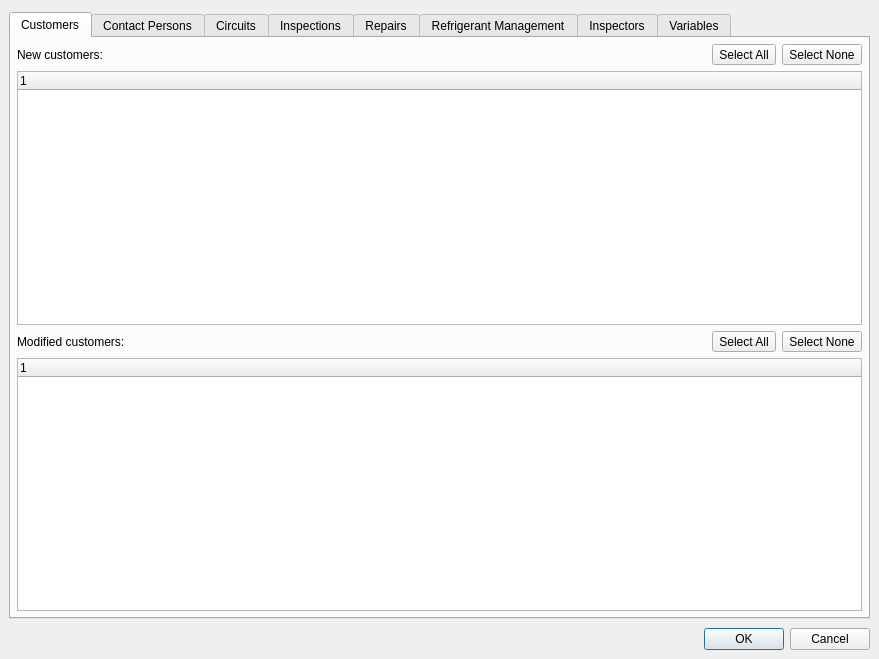
<?xml version="1.0" encoding="UTF-8"?>
<ui version="4.0">
 <author>Matus &amp; Michal Tomlein</author>
 <class>ImportDialogue</class>
 <widget class="QDialog" name="ImportDialogue">
  <property name="geometry">
   <rect>
    <x>0</x>
    <y>0</y>
    <width>879</width>
    <height>659</height>
   </rect>
  </property>
  <property name="minimumSize">
   <size>
    <width>640</width>
    <height>300</height>
   </size>
  </property>
  <property name="windowTitle">
   <string>Import data - Leaklog</string>
  </property>
  <property name="windowIcon">
   <iconset resource="../rc/resources.qrc">
    <normaloff>:/images/images/import.png</normaloff>:/images/images/import.png</iconset>
  </property>
  <layout class="QVBoxLayout" name="verticalLayout_2">
   <property name="spacing">
    <number>9</number>
   </property>
   <property name="leftMargin">
    <number>9</number>
   </property>
   <property name="topMargin">
    <number>12</number>
   </property>
   <property name="rightMargin">
    <number>9</number>
   </property>
   <property name="bottomMargin">
    <number>9</number>
   </property>
   <item>
    <widget class="QTabWidget" name="tbw_main">
     <property name="currentIndex">
      <number>0</number>
     </property>
     <widget class="QWidget" name="tab_customers">
      <attribute name="title">
       <string>Customers</string>
      </attribute>
      <layout class="QVBoxLayout" name="verticalLayout_3">
       <item>
        <layout class="QHBoxLayout" name="horizontalLayout">
         <item>
          <widget class="QLabel" name="lbl_customers_new">
           <property name="text">
            <string>New customers:</string>
           </property>
          </widget>
         </item>
         <item>
          <widget class="QToolButton" name="tbtn_customers_new_selectall">
           <property name="text">
            <string>Select All</string>
           </property>
          </widget>
         </item>
         <item>
          <widget class="QToolButton" name="tbtn_customers_new_selectnone">
           <property name="text">
            <string>Select None</string>
           </property>
          </widget>
         </item>
        </layout>
       </item>
       <item>
        <widget class="QTreeWidget" name="trw_customers_new">
         <property name="editTriggers">
          <set>QAbstractItemView::NoEditTriggers</set>
         </property>
         <property name="alternatingRowColors">
          <bool>true</bool>
         </property>
         <property name="indentation">
          <number>0</number>
         </property>
         <property name="uniformRowHeights">
          <bool>true</bool>
         </property>
         <column>
          <property name="text">
           <string notr="true">1</string>
          </property>
         </column>
        </widget>
       </item>
       <item>
        <layout class="QHBoxLayout" name="horizontalLayout_2">
         <item>
          <widget class="QLabel" name="lbl_customers_modified">
           <property name="text">
            <string>Modified customers:</string>
           </property>
          </widget>
         </item>
         <item>
          <widget class="QToolButton" name="tbtn_customers_modified_selectall">
           <property name="text">
            <string>Select All</string>
           </property>
          </widget>
         </item>
         <item>
          <widget class="QToolButton" name="tbtn_customers_modified_selectnone">
           <property name="text">
            <string>Select None</string>
           </property>
          </widget>
         </item>
        </layout>
       </item>
       <item>
        <widget class="QTreeWidget" name="trw_customers_modified">
         <property name="editTriggers">
          <set>QAbstractItemView::NoEditTriggers</set>
         </property>
         <property name="alternatingRowColors">
          <bool>true</bool>
         </property>
         <property name="indentation">
          <number>0</number>
         </property>
         <property name="uniformRowHeights">
          <bool>true</bool>
         </property>
         <column>
          <property name="text">
           <string notr="true">1</string>
          </property>
         </column>
        </widget>
       </item>
      </layout>
     </widget>
     <widget class="QWidget" name="tab_persons">
      <attribute name="title">
       <string>Contact Persons</string>
      </attribute>
      <layout class="QVBoxLayout" name="verticalLayout_31">
       <item>
        <layout class="QHBoxLayout" name="horizontalLayout_14">
         <item>
          <widget class="QLabel" name="lbl_persons_new">
           <property name="text">
            <string>New contact persons:</string>
           </property>
          </widget>
         </item>
         <item>
          <widget class="QToolButton" name="tbtn_persons_new_selectall">
           <property name="text">
            <string>Select All</string>
           </property>
          </widget>
         </item>
         <item>
          <widget class="QToolButton" name="tbtn_persons_new_selectnone">
           <property name="text">
            <string>Select None</string>
           </property>
          </widget>
         </item>
        </layout>
       </item>
       <item>
        <widget class="QTreeWidget" name="trw_persons_new">
         <property name="editTriggers">
          <set>QAbstractItemView::NoEditTriggers</set>
         </property>
         <property name="alternatingRowColors">
          <bool>true</bool>
         </property>
         <property name="indentation">
          <number>0</number>
         </property>
         <property name="uniformRowHeights">
          <bool>true</bool>
         </property>
         <column>
          <property name="text">
           <string notr="true">1</string>
          </property>
         </column>
        </widget>
       </item>
       <item>
        <layout class="QHBoxLayout" name="horizontalLayout_13">
         <item>
          <widget class="QLabel" name="lbl_persons_modified">
           <property name="text">
            <string>Modified contact persons:</string>
           </property>
          </widget>
         </item>
         <item>
          <widget class="QToolButton" name="tbtn_persons_modified_selectall">
           <property name="text">
            <string>Select All</string>
           </property>
          </widget>
         </item>
         <item>
          <widget class="QToolButton" name="tbtn_persons_modified_selectnone">
           <property name="text">
            <string>Select None</string>
           </property>
          </widget>
         </item>
        </layout>
       </item>
       <item>
        <widget class="QTreeWidget" name="trw_persons_modified">
         <property name="editTriggers">
          <set>QAbstractItemView::NoEditTriggers</set>
         </property>
         <property name="alternatingRowColors">
          <bool>true</bool>
         </property>
         <property name="indentation">
          <number>0</number>
         </property>
         <property name="uniformRowHeights">
          <bool>true</bool>
         </property>
         <column>
          <property name="text">
           <string notr="true">1</string>
          </property>
         </column>
        </widget>
       </item>
      </layout>
     </widget>
     <widget class="QWidget" name="tab_circuits">
      <attribute name="title">
       <string>Circuits</string>
      </attribute>
      <layout class="QVBoxLayout" name="verticalLayout_4">
       <item>
        <layout class="QHBoxLayout" name="horizontalLayout_4">
         <item>
          <widget class="QLabel" name="lbl_circuits_new">
           <property name="text">
            <string>New circuits:</string>
           </property>
          </widget>
         </item>
         <item>
          <widget class="QToolButton" name="tbtn_circuits_new_selectall">
           <property name="text">
            <string>Select All</string>
           </property>
          </widget>
         </item>
         <item>
          <widget class="QToolButton" name="tbtn_circuits_new_selectnone">
           <property name="text">
            <string>Select None</string>
           </property>
          </widget>
         </item>
        </layout>
       </item>
       <item>
        <widget class="QTreeWidget" name="trw_circuits_new">
         <property name="editTriggers">
          <set>QAbstractItemView::NoEditTriggers</set>
         </property>
         <property name="alternatingRowColors">
          <bool>true</bool>
         </property>
         <property name="uniformRowHeights">
          <bool>true</bool>
         </property>
         <column>
          <property name="text">
           <string notr="true">1</string>
          </property>
         </column>
        </widget>
       </item>
       <item>
        <layout class="QHBoxLayout" name="horizontalLayout_3">
         <item>
          <widget class="QLabel" name="lbl_circuits_modified">
           <property name="text">
            <string>Modified circuits:</string>
           </property>
          </widget>
         </item>
         <item>
          <widget class="QToolButton" name="tbtn_circuits_modified_selectall">
           <property name="text">
            <string>Select All</string>
           </property>
          </widget>
         </item>
         <item>
          <widget class="QToolButton" name="tbtn_circuits_modified_selectnone">
           <property name="text">
            <string>Select None</string>
           </property>
          </widget>
         </item>
        </layout>
       </item>
       <item>
        <widget class="QTreeWidget" name="trw_circuits_modified">
         <property name="editTriggers">
          <set>QAbstractItemView::NoEditTriggers</set>
         </property>
         <property name="alternatingRowColors">
          <bool>true</bool>
         </property>
         <property name="uniformRowHeights">
          <bool>true</bool>
         </property>
         <column>
          <property name="text">
           <string notr="true">1</string>
          </property>
         </column>
        </widget>
       </item>
      </layout>
     </widget>
     <widget class="QWidget" name="tab_inspections">
      <attribute name="title">
       <string>Inspections</string>
      </attribute>
      <layout class="QVBoxLayout" name="verticalLayout_5">
       <item>
        <layout class="QHBoxLayout" name="horizontalLayout_6">
         <item>
          <widget class="QLabel" name="lbl_inspections_new">
           <property name="text">
            <string>New inspections:</string>
           </property>
          </widget>
         </item>
         <item>
          <widget class="QToolButton" name="tbtn_inspections_new_selectall">
           <property name="text">
            <string>Select All</string>
           </property>
          </widget>
         </item>
         <item>
          <widget class="QToolButton" name="tbtn_inspections_new_selectnone">
           <property name="text">
            <string>Select None</string>
           </property>
          </widget>
         </item>
        </layout>
       </item>
       <item>
        <widget class="QTreeWidget" name="trw_inspections_new">
         <property name="editTriggers">
          <set>QAbstractItemView::NoEditTriggers</set>
         </property>
         <property name="alternatingRowColors">
          <bool>true</bool>
         </property>
         <column>
          <property name="text">
           <string notr="true">1</string>
          </property>
         </column>
        </widget>
       </item>
       <item>
        <layout class="QHBoxLayout" name="horizontalLayout_5">
         <item>
          <widget class="QLabel" name="lbl_inspections_modified">
           <property name="text">
            <string>Modified inspections:</string>
           </property>
          </widget>
         </item>
         <item>
          <widget class="QToolButton" name="tbtn_inspections_modified_selectall">
           <property name="text">
            <string>Select All</string>
           </property>
          </widget>
         </item>
         <item>
          <widget class="QToolButton" name="tbtn_inspections_modified_selectnone">
           <property name="text">
            <string>Select None</string>
           </property>
          </widget>
         </item>
        </layout>
       </item>
       <item>
        <widget class="QTreeWidget" name="trw_inspections_modified">
         <property name="editTriggers">
          <set>QAbstractItemView::NoEditTriggers</set>
         </property>
         <property name="alternatingRowColors">
          <bool>true</bool>
         </property>
         <column>
          <property name="text">
           <string notr="true">1</string>
          </property>
         </column>
        </widget>
       </item>
      </layout>
     </widget>
     <widget class="QWidget" name="tab_repairs">
      <attribute name="title">
       <string>Repairs</string>
      </attribute>
      <layout class="QVBoxLayout" name="verticalLayout_6">
       <item>
        <layout class="QHBoxLayout" name="horizontalLayout_7">
         <item>
          <widget class="QLabel" name="lbl_repairs_new">
           <property name="text">
            <string>New repairs:</string>
           </property>
          </widget>
         </item>
         <item>
          <widget class="QToolButton" name="tbtn_repairs_new_selectall">
           <property name="text">
            <string>Select All</string>
           </property>
          </widget>
         </item>
         <item>
          <widget class="QToolButton" name="tbtn_repairs_new_selectnone">
           <property name="text">
            <string>Select None</string>
           </property>
          </widget>
         </item>
        </layout>
       </item>
       <item>
        <widget class="QTreeWidget" name="trw_repairs_new">
         <property name="editTriggers">
          <set>QAbstractItemView::NoEditTriggers</set>
         </property>
         <property name="alternatingRowColors">
          <bool>true</bool>
         </property>
         <property name="indentation">
          <number>0</number>
         </property>
         <property name="uniformRowHeights">
          <bool>true</bool>
         </property>
         <column>
          <property name="text">
           <string notr="true">1</string>
          </property>
         </column>
        </widget>
       </item>
       <item>
        <layout class="QHBoxLayout" name="horizontalLayout_8">
         <item>
          <widget class="QLabel" name="lbl_repairs_modified">
           <property name="text">
            <string>Modified repairs:</string>
           </property>
          </widget>
         </item>
         <item>
          <widget class="QToolButton" name="tbtn_repairs_modified_selectall">
           <property name="text">
            <string>Select All</string>
           </property>
          </widget>
         </item>
         <item>
          <widget class="QToolButton" name="tbtn_repairs_modified_selectnone">
           <property name="text">
            <string>Select None</string>
           </property>
          </widget>
         </item>
        </layout>
       </item>
       <item>
        <widget class="QTreeWidget" name="trw_repairs_modified">
         <property name="editTriggers">
          <set>QAbstractItemView::NoEditTriggers</set>
         </property>
         <property name="alternatingRowColors">
          <bool>true</bool>
         </property>
         <property name="indentation">
          <number>0</number>
         </property>
         <property name="uniformRowHeights">
          <bool>true</bool>
         </property>
         <column>
          <property name="text">
           <string notr="true">1</string>
          </property>
         </column>
        </widget>
       </item>
      </layout>
     </widget>
     <widget class="QWidget" name="tab_refrigerant_management">
      <attribute name="title">
       <string>Refrigerant Management</string>
      </attribute>
      <layout class="QVBoxLayout" name="verticalLayout_8">
       <item>
        <layout class="QHBoxLayout" name="horizontalLayout_11">
         <item>
          <widget class="QLabel" name="lbl_refrigerant_management_new">
           <property name="text">
            <string>New records of refrigerant management:</string>
           </property>
          </widget>
         </item>
         <item>
          <widget class="QToolButton" name="tbtn_refrigerant_management_new_selectall">
           <property name="text">
            <string>Select All</string>
           </property>
          </widget>
         </item>
         <item>
          <widget class="QToolButton" name="tbtn_refrigerant_management_new_selectnone">
           <property name="text">
            <string>Select None</string>
           </property>
          </widget>
         </item>
        </layout>
       </item>
       <item>
        <widget class="QTreeWidget" name="trw_refrigerant_management_new">
         <property name="editTriggers">
          <set>QAbstractItemView::NoEditTriggers</set>
         </property>
         <property name="alternatingRowColors">
          <bool>true</bool>
         </property>
         <property name="indentation">
          <number>0</number>
         </property>
         <property name="uniformRowHeights">
          <bool>true</bool>
         </property>
         <column>
          <property name="text">
           <string notr="true">1</string>
          </property>
         </column>
        </widget>
       </item>
       <item>
        <layout class="QHBoxLayout" name="horizontalLayout_12">
         <item>
          <widget class="QLabel" name="lbl_refrigerant_management_modified">
           <property name="text">
            <string>Modified records of refrigerant management:</string>
           </property>
          </widget>
         </item>
         <item>
          <widget class="QToolButton" name="tbtn_refrigerant_management_modified_selectall">
           <property name="text">
            <string>Select All</string>
           </property>
          </widget>
         </item>
         <item>
          <widget class="QToolButton" name="tbtn_refrigerant_management_modified_selectnone">
           <property name="text">
            <string>Select None</string>
           </property>
          </widget>
         </item>
        </layout>
       </item>
       <item>
        <widget class="QTreeWidget" name="trw_refrigerant_management_modified">
         <property name="editTriggers">
          <set>QAbstractItemView::NoEditTriggers</set>
         </property>
         <property name="alternatingRowColors">
          <bool>true</bool>
         </property>
         <property name="indentation">
          <number>0</number>
         </property>
         <property name="uniformRowHeights">
          <bool>true</bool>
         </property>
         <column>
          <property name="text">
           <string notr="true">1</string>
          </property>
         </column>
        </widget>
       </item>
      </layout>
     </widget>
     <widget class="QWidget" name="tab_inspectors">
      <attribute name="title">
       <string>Inspectors</string>
      </attribute>
      <layout class="QVBoxLayout" name="verticalLayout_7">
       <item>
        <layout class="QHBoxLayout" name="horizontalLayout_10">
         <item>
          <widget class="QLabel" name="lbl_inspectors_new">
           <property name="text">
            <string>New inspectors:</string>
           </property>
          </widget>
         </item>
         <item>
          <widget class="QToolButton" name="tbtn_inspectors_new_selectall">
           <property name="text">
            <string>Select All</string>
           </property>
          </widget>
         </item>
         <item>
          <widget class="QToolButton" name="tbtn_inspectors_new_selectnone">
           <property name="text">
            <string>Select None</string>
           </property>
          </widget>
         </item>
        </layout>
       </item>
       <item>
        <widget class="QTreeWidget" name="trw_inspectors_new">
         <property name="editTriggers">
          <set>QAbstractItemView::NoEditTriggers</set>
         </property>
         <property name="alternatingRowColors">
          <bool>true</bool>
         </property>
         <property name="indentation">
          <number>0</number>
         </property>
         <property name="uniformRowHeights">
          <bool>true</bool>
         </property>
         <column>
          <property name="text">
           <string notr="true">1</string>
          </property>
         </column>
        </widget>
       </item>
       <item>
        <layout class="QHBoxLayout" name="horizontalLayout_9">
         <item>
          <widget class="QLabel" name="lbl_inspectors_modified">
           <property name="text">
            <string>Modified inspectors:</string>
           </property>
          </widget>
         </item>
         <item>
          <widget class="QToolButton" name="tbtn_inspectors_modified_selectall">
           <property name="text">
            <string>Select All</string>
           </property>
          </widget>
         </item>
         <item>
          <widget class="QToolButton" name="tbtn_inspectors_modified_selectnone">
           <property name="text">
            <string>Select None</string>
           </property>
          </widget>
         </item>
        </layout>
       </item>
       <item>
        <widget class="QTreeWidget" name="trw_inspectors_modified">
         <property name="editTriggers">
          <set>QAbstractItemView::NoEditTriggers</set>
         </property>
         <property name="alternatingRowColors">
          <bool>true</bool>
         </property>
         <property name="indentation">
          <number>0</number>
         </property>
         <property name="uniformRowHeights">
          <bool>true</bool>
         </property>
         <column>
          <property name="text">
           <string notr="true">1</string>
          </property>
         </column>
        </widget>
       </item>
      </layout>
     </widget>
     <widget class="QWidget" name="tab_variables">
      <attribute name="title">
       <string>Variables</string>
      </attribute>
      <layout class="QVBoxLayout" name="verticalLayout">
       <item>
        <widget class="QTreeWidget" name="trw_variables">
         <property name="sortingEnabled">
          <bool>true</bool>
         </property>
         <column>
          <property name="text">
           <string>Variable Name</string>
          </property>
         </column>
         <column>
          <property name="text">
           <string>ID</string>
          </property>
         </column>
         <column>
          <property name="text">
           <string>Unit</string>
          </property>
         </column>
         <column>
          <property name="text">
           <string>Type</string>
          </property>
         </column>
         <column>
          <property name="text">
           <string>Scope</string>
          </property>
         </column>
         <column>
          <property name="text">
           <string>Value</string>
          </property>
         </column>
         <column>
          <property name="text">
           <string>Compare</string>
          </property>
         </column>
         <column>
          <property name="text">
           <string>Tolerance</string>
          </property>
         </column>
         <column>
          <property name="text">
           <string>Colour</string>
          </property>
         </column>
         <column>
          <property name="text">
           <string>Action</string>
          </property>
         </column>
        </widget>
       </item>
      </layout>
     </widget>
    </widget>
   </item>
   <item>
    <widget class="QDialogButtonBox" name="bb">
     <property name="orientation">
      <enum>Qt::Horizontal</enum>
     </property>
     <property name="standardButtons">
      <set>QDialogButtonBox::Cancel|QDialogButtonBox::Ok</set>
     </property>
    </widget>
   </item>
  </layout>
 </widget>
 <layoutdefault spacing="6" margin="6"/>
 <resources>
  <include location="../rc/resources.qrc"/>
 </resources>
 <connections>
  <connection>
   <sender>bb</sender>
   <signal>accepted()</signal>
   <receiver>ImportDialogue</receiver>
   <slot>accept()</slot>
   <hints>
    <hint type="sourcelabel">
     <x>248</x>
     <y>254</y>
    </hint>
    <hint type="destinationlabel">
     <x>157</x>
     <y>274</y>
    </hint>
   </hints>
  </connection>
  <connection>
   <sender>bb</sender>
   <signal>rejected()</signal>
   <receiver>ImportDialogue</receiver>
   <slot>reject()</slot>
   <hints>
    <hint type="sourcelabel">
     <x>316</x>
     <y>260</y>
    </hint>
    <hint type="destinationlabel">
     <x>286</x>
     <y>274</y>
    </hint>
   </hints>
  </connection>
 </connections>
</ui>
